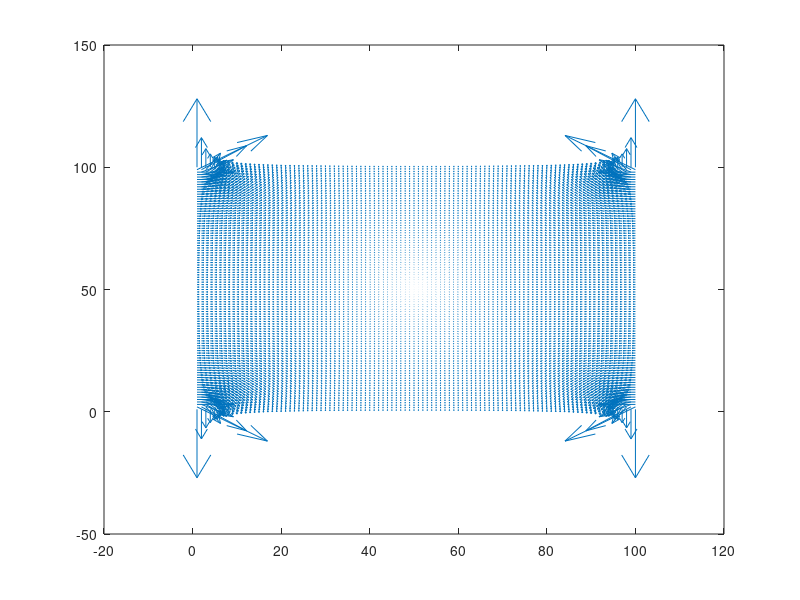
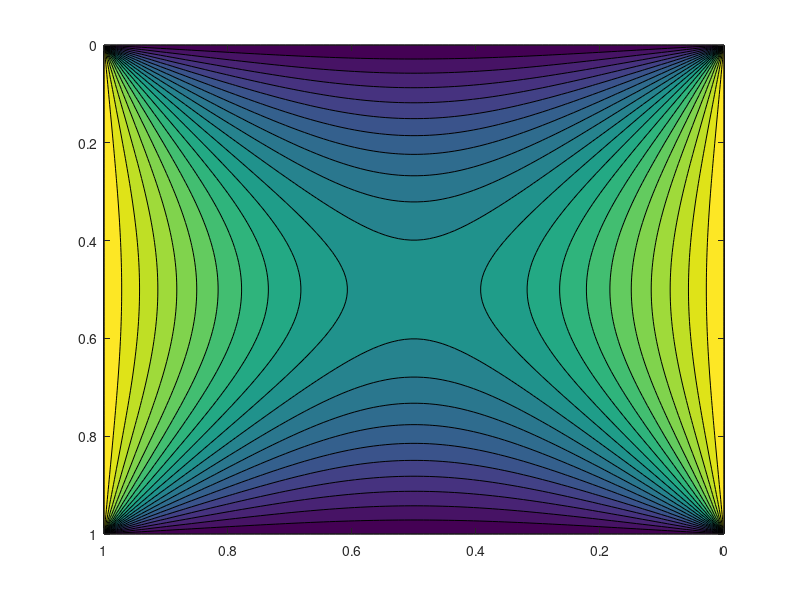
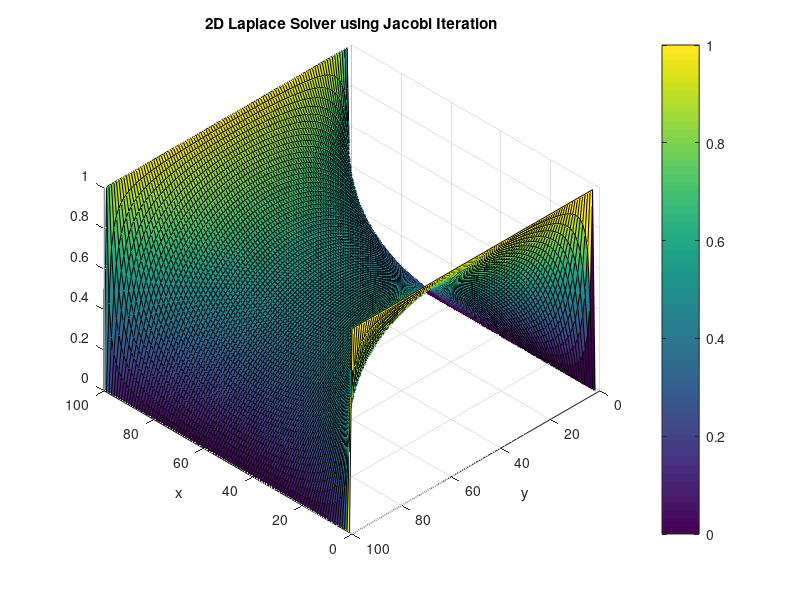

Here is the MATLAB script that generated these plots, in order:
% Grid parameters
nx = 100;    % Number of grid points along x-axis
ny = 100;    % Number of grid points along y-axis
Lx = 1;     % Length of the domain along x-axis
Ly = 1;     % Length of the domain along y-axis

dx = Lx / (nx - 1); % Grid spacing along x-axis
dy = Ly / (ny - 1); % Grid spacing along y-axis

% Boundary conditions
V = zeros(nx, ny);   % Initialize potential matrix with boundary conditions
V(end, :) = 1;      % Right boundary condition
V(1,:) = 1;        % Left boundary condition
V(:, end) = 0;      % Top boundary condition
V(:,1) = 0;  % Bottom boundary condition

% Jacobi Iteration
max_iter = 10000;   % Maximum number of iterations
tolerance = 1e-6;   % Tolerance for convergence
err = Inf;          % Initialize error

for iter = 1:max_iter
    V_old = V;
    % for i = 2:ny-1
    %     % for j = 2:nx-1
    %     %     % Laplace's equation: V_xx + V_yy = 0
    %     %     V(i, j) = 0.25 * (V_old(i+1, j) + V_old(i-1, j) + V_old(i, j+1) + V_old(i, j-1));
    %     % end
    % end
    V = imboxfilt(V,3);
   % Initialize potential matrix with boundary conditions
    V(end, :) = 1;      % Right boundary condition
    V(1,:) = 1;        % Left boundary condition
    V(:, end) = 0;      % Top boundary condition
    V(:,1) = 0;  % Bottom boundary condition
    %V(end,:) = V(end-1,:);
    %V(1,:) = V(2,:);
    if mod(iter,100)==0

        
        surf(V');
        view(45, 135); % Rotate by 90 degrees on z-axis
        pause(0.05)
    end
    % Check for convergence
    err = max(abs(V(:) - V_old(:)));
    if err < tolerance
        break;
    end
end

% Plot the potential field
[X, Y] = meshgrid(0:dx:Lx, 0:dy:Ly);
[Ex, Ey] = gradient(V);
quiver(-Ey',-Ex', 20);
figure
contourf(X, Y, V', 20);
view(180, 90);
figure
surf(V');
view(45, 135);
colorbar;
xlabel('x');
ylabel('y');
title('2D Laplace Solver using Jacobi Iteration');